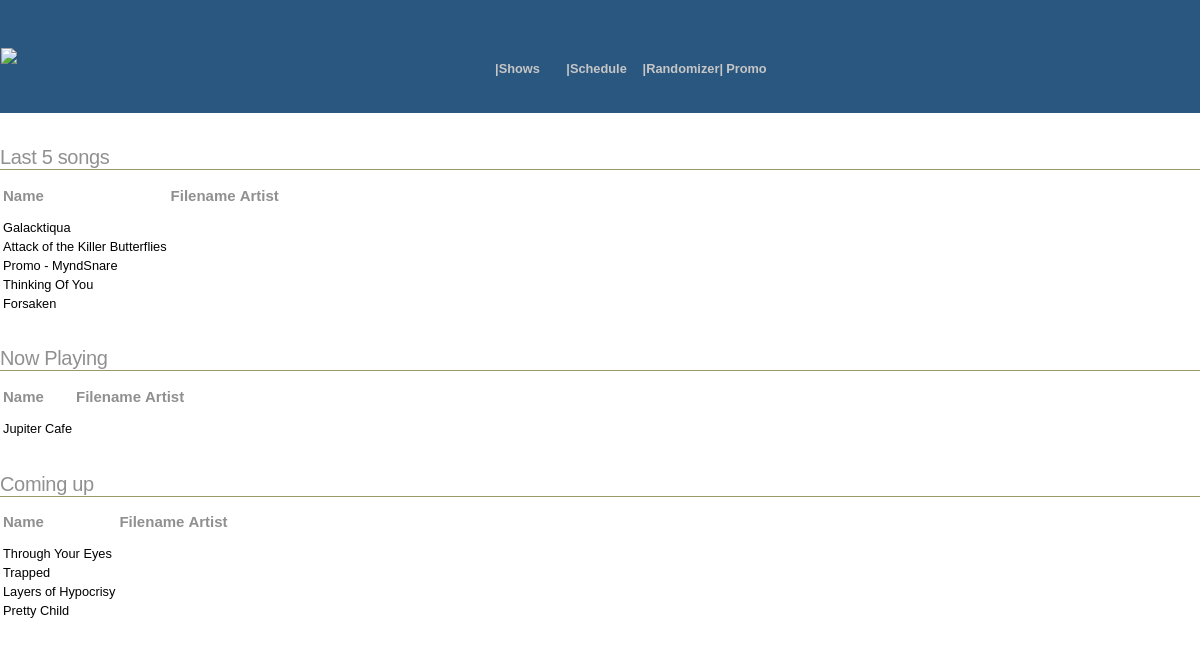
The app's page /admin/frontend.php, older data.
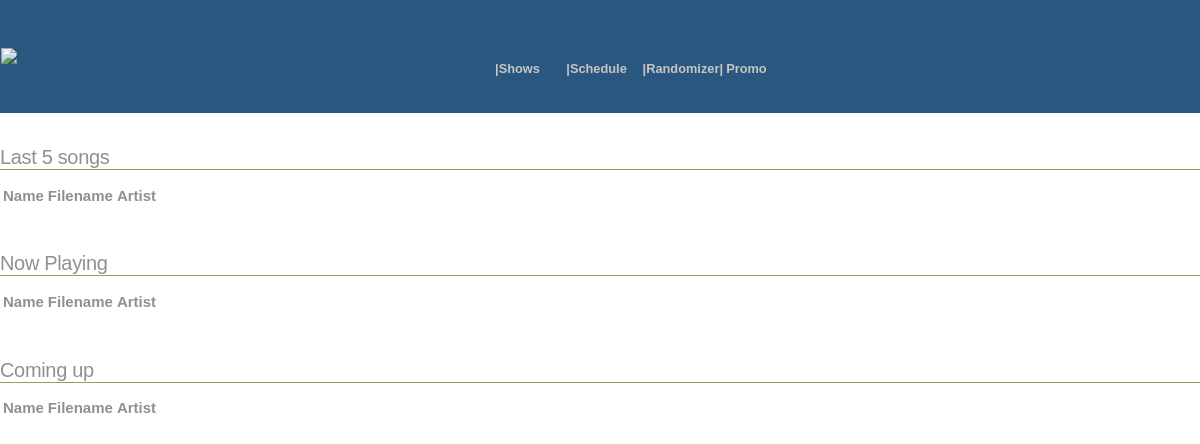
The same page, newer data.
### tables this page shows
CREATE TABLE `tunes` (
  `ID` int(11) NOT NULL auto_increment,
  `lastplayed` timestamp NULL default NULL,
  `disabled` tinyint(4) NOT NULL default '0',
  `artistid` int(11) default '0',
  `album` varchar(255) default NULL,
  `title` varchar(255) default NULL,
  `time` float(12,5) default NULL,
  `showid` int(11) default NULL,
  `pos` int(11) default '0',
  `type` int(11) NOT NULL,
  `fullpath` varchar(1024) NOT NULL,
  PRIMARY KEY  (`ID`)
);

### admin/frontend.php (the view, shortened to what this page needs)
<?
include ('header.php');
$sql = "select * from producer where curstatus=-1 order by ID desc";
$result = mysql_query($sql);
if (!$result ) {
     print mysql_error();
 } else {
  $i=0;
?>
<h1>Last 5 songs</h1>
<table>
<tr><td><h2>Name</h2></td><td><h2>Filename</h2></td><td><h2>Artist</h2></td></tr>
<?
  while ($line = mysql_fetch_array($result, MYSQL_ASSOC)) {
    $tuneid= $line['tuneid'];
    $sql1 = "select * from tunes where ID='$tuneid'";
    $result1 = mysql_query($sql1);
    while ($line1 = mysql_fetch_array($result1, MYSQL_ASSOC)) {
      print "<tr><td>" . $line1['title'] . "</td>";
      print "<td>" . $line1['filename'] . "</td>";
      print "<td>" . $line1['artist'] . "</td></tr>";
    }
    $i++;
    if ($i==5)
      break;
  }
 }
?>
</table>
<?
$sql = "select * from producer where curstatus=0";
$result = mysql_query($sql);
if (!$result ) {
     print mysql_error();
 } else {
?>
<h1>Now Playing</h1>
<table>
<tr><td><h2>Name</h2></td><td><h2>Filename</h2></td><td><h2>Artist</h2></td></tr>
<?
  while ($line = mysql_fetch_array($result, MYSQL_ASSOC)) {
    $tuneid= $line['tuneid'];
    $sql1 = "select * from tunes where ID='$tuneid'";
    $result1 = mysql_query($sql1);
    while ($line1 = mysql_fetch_array($result1, MYSQL_ASSOC)) {
      print "<tr><td>" . $line1['title'] . "</td>";
      print "<td>" . $line1['filename'] . "</td>";
      print "<td>" . $line1['artist'] . "</td></tr>";
    }
  }
 }
?>
</table>
<?
$sql = "select * from producer where curstatus=1";
$result = mysql_query($sql);
if (!$result ) {
     print mysql_error();
 } else {
?>
<h1>Coming up</h1>
<table>
<tr><td><h2>Name</h2></td><td><h2>Filename</h2></td><td><h2>Artist</h2></td></tr>
<?
  while ($line = mysql_fetch_array($result, MYSQL_ASSOC)) {
    $tuneid= $line['tuneid'];
    $sql1 = "select * from tunes where ID='$tuneid'";
    $result1 = mysql_query($sql1);
    while ($line1 = mysql_fetch_array($result1, MYSQL_ASSOC)) {
      print "<tr><td>" . $line1['title'] . "</td>";
      print "<td>" . $line1['filename'] . "</td>";
      print "<td>" . $line1['artist'] . "</td></tr>";
    }
  }
 }
?>
</table>

### admin/header.php (shortened to what this page needs)
<html><head>
</head>
<body>
    <table width="100%" cellpadding=0 cellspacing=0 border=0 height=10>
    <tr bgcolor="#29577f" >
	<td  width="30%"  style="padding:0px 1px"  colspan="1">
	<img src="/phqueue.jpg">
	</td>
    	<td  width="50%" align=left>
	<div id="menu">
	<ul>
	    <li id="shows"><a href="show.php">|Shows</a></li>
	    <li id="schedule"><a href="schedule.php">|Schedule</a></li>
	    <li id="randomizer"><a href="randomizer.php">|Randomizer|</a></li>
	    <li id="promo"><a href="promo.php">Promo</a></li>
	</ul>
	</div>
	</td>
    </tr>
</table>
</body>
</html>

### admin/phqueue.css (style rules this page uses)
body { margin: 0; padding: 0; font-family: "Trebuchet MS", Verdana, sans-serif; font-size: 1em; font: .8em Verdana, sans-serif; }
td { font-family: "Trebuchet MS", Verdana, sans-serif; font-size: 1em; font: .8em Verdana, sans-serif; }
A, A:link, A:visited { color: #05214D; text-decoration:none; }
h1 { color: #909090; font: normal 15pt "Trebuchet MS", Verdana, sans-serif; padding-top: 20px; border-bottom: solid #999966 1px; letter-spacing: -0.25pt; }
h2 { color: #909090; font-size: 15px; font-weight: bold; font-family: "Trebuchet MS", Verdana, sans-serif; }
#menu ul { padding-top:5; height:95px }
#menu li { margin:0; padding:0; list-style:none; height:93px; width:55px; display:block; float:left; margin-right:3% }
#menu li a { display:block; padding-top:58px; height:12px; line-height:12px; text-align:center; border:0; color:#C6C6C6; font-weight:bold }

Row changes from the older to the newer data that the page shows:
removed tunes: title "Galacktiqua"
removed tunes: title "Attack of the Killer Butterflies"
removed tunes: title "Promo - MyndSnare"
removed tunes: title "Thinking Of You"
removed tunes: title "Forsaken"
removed tunes: title "Jupiter Cafe"
removed tunes: title "Through Your Eyes"
removed tunes: title "Trapped"
removed tunes: title "Layers of Hypocrisy"
removed tunes: title "Pretty Child"
